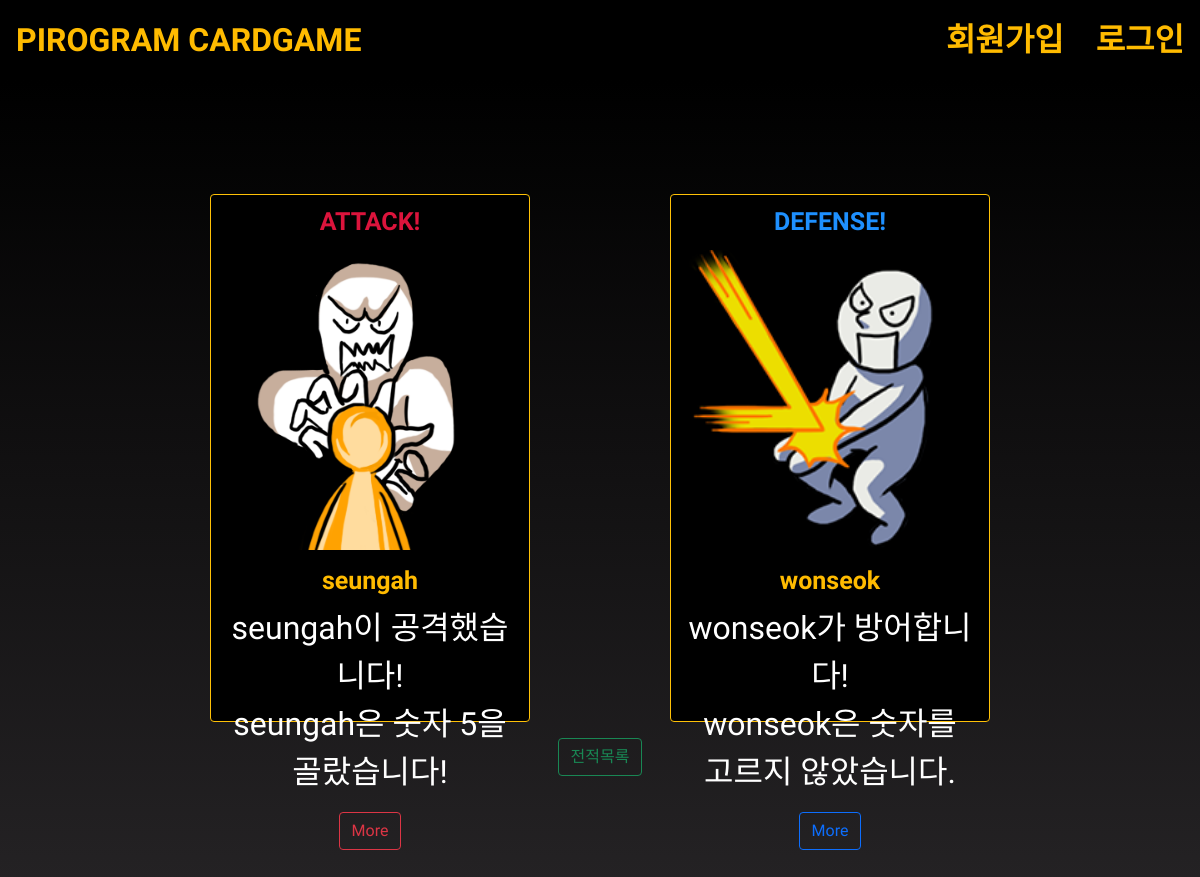
The page /1/detail_game/ on the database its author committed.
### cardgame/models.py (models this page shows)
class CardGame(models.Model):
    mode = models.CharField(max_length=20, choices=MODE_CHOICE) ## 큰 수가 이기는 게임 or 작은 수가 이기는 게임 (랜덤)
    status = models.CharField(max_length=20, choices=STATUS_CHOICE) ## 진행중(attack, defense 다 있는데, defense.num은 NULL) or 끝난거 (denfense.num이 값을 가짐)
    attack = models.OneToOneField(Attack, on_delete=models.CASCADE)
    defense = models.OneToOneField(Defense, on_delete=models.CASCADE)
    victory_user = models.ForeignKey(User, null=True, blank=True, on_delete=models.CASCADE)

class Attack(models.Model):
    attack_user = models.ForeignKey(User, on_delete=models.CASCADE)
    num = models.ForeignKey(Card, on_delete=models.CASCADE)

class User(AbstractUser):
    point = models.IntegerField(default=0)

class Card(models.Model):
    card_num = models.IntegerField()
    def __str__(self):
        return str(self.card_num)

class Defense(models.Model):
    defense_user = models.ForeignKey(User, on_delete=models.CASCADE)
    num = models.ForeignKey(Card, on_delete=models.CASCADE, null=True, blank=True)

### cardgame/views.py (the view)
# urls.py: path('<int:pk>/detail_game/',views.detail_game,name='detail_game'),
def detail_game(request,pk):
    game=get_object_or_404(CardGame,id=pk)
    if game.status=="끝":
        ctx={'game':game,
        'current_user':request.user
        }
        return render(request,template_name='detail_end.html',context=ctx)
    if game.status=="진행중":
        ctx={'game':game,
        'current_user':request.user
       }
        return render(request,template_name='detail_progress.html',context=ctx)

### templates/detail_progress.html (shortened to what this page needs)
{% extends 'base.html' %}
{% load static %}
{% block content %}
<div class="detail">
    <div class="attdef">
    <div class="card border-warning mb-3" style="max-width: 20rem; max-height: 33rem;">
        <div class="card-header" style="color:crimson">
          ATTACK!
        </div>
        <img src="{% static 'src/attack.png' %}" width=300; />
        <div class="card-body">
          <h5 class="card-title">{{game.attack.attack_user}}</h5>
          <p class="card-text">
              {{game.attack.attack_user}}이 공격했습니다!<br>
              {{game.attack.attack_user}}은 숫자 {{game.attack.num}}을 골랐습니다!</p>
              <button type="button" id="btn-open-popup"  class="btn btn-outline-danger" data-bs-toggle="modal" data-bs-target="#modalwhite">More</button>
        </div>
      </div>
      <div class="card border-warning mb-3" style="max-width: 20rem;max-height: 33rem;">
        <div class="card-header" style="color:dodgerblue">
          DEFENSE!
        </div>
        <img src="{% static 'src/defense.png' %}" alt="" width=300;/>
        <div class="card-body">
          <h5 class="card-title">{{game.defense.defense_user}}</h5>
          <p class="card-text">{{game.defense.defense_user}}가 방어합니다!<br>
            {{game.defense.defense_user}}은 숫자를 고르지 않았습니다.
        </p>
        <button type="button" id="sbtn-open-popup" class="btn btn-outline-primary" data-bs-toggle="modal" data-bs-target="#modalwhite">More</button>
        </div>
      </div>
    </div>
    <div id="source" style="background: none!important;">
    <a href="{% url 'cardgame:list_game' %}"><button type="button" class="btn btn-outline-success">전적목록</button></a>
</div>
</div>
{% endblock %}

### static/css/detail.css (style rules this page uses)
.detail { display: flex; flex-direction: column; justify-content: center; align-items: center; color:white; background: linear-gradient(black, #242224); height: 100vh; }
.attdef { display:flex; }
.card { background-color: black!important; margin-left: 70px; margin-right:70px; margin-top:10px; text-align: center; }
.card-header { font-size: 25px; font-weight: bold; }
#source { display: flex; flex-direction: column; width:500px; text-align: center; }
.card-title { color:rgb(255,187,0); font-size:25px; font-weight: bold; }

### static/css/base_new.css (style rules this page uses)
body { background: linear-gradient(black, #242224); height: 100vh; font-family: 'Cute Font'; }

### static/css/login.css (style rules this page uses)
p { font-size: 2rem; }

### rows shown on the page
CardGame: attack.attack_user "seungah", attack.num "5", defense.defense_user "wonseok"
